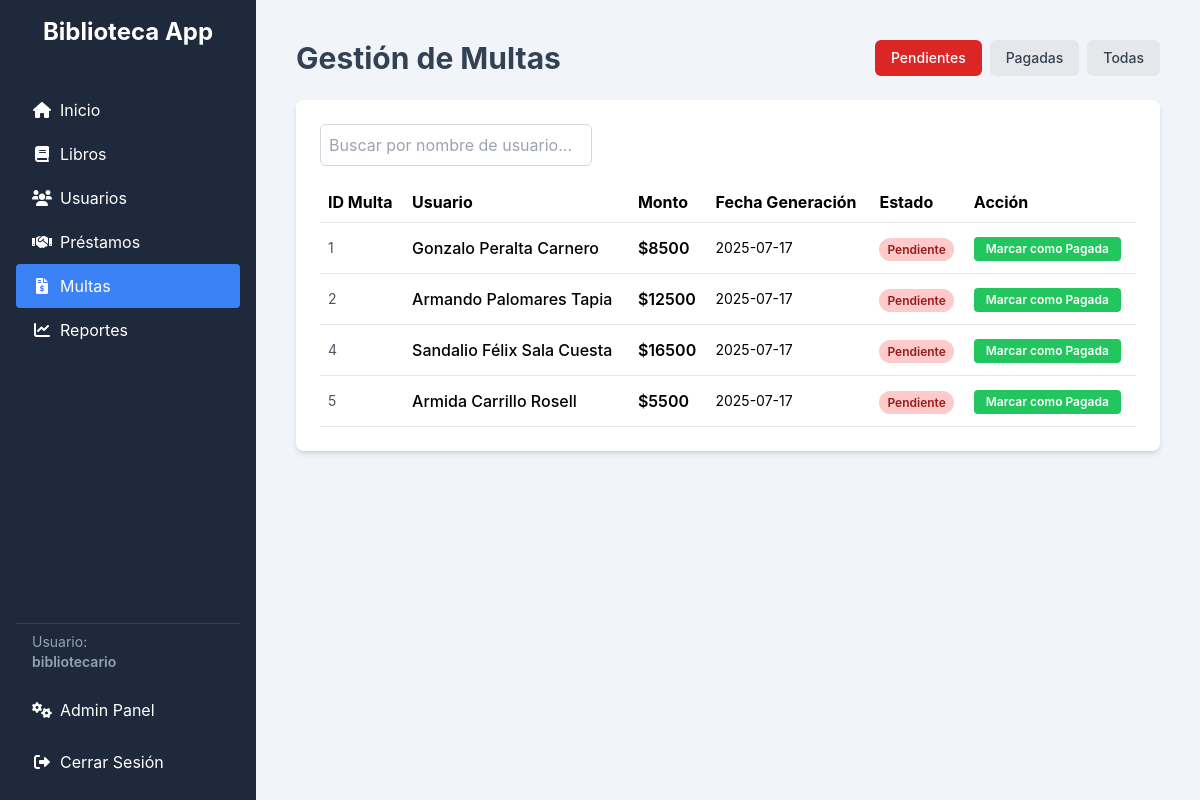
The page /multas/ (signed in) on the database its author committed.
### GestionApp/models.py (models this page shows, shortened)
class Multa(models.Model):
    id_multa = models.AutoField(primary_key=True)
    prestamo = models.OneToOneField(Prestamo, on_delete=models.CASCADE)
    usuario = models.ForeignKey(Usuario, on_delete=models.CASCADE)
    monto_multa = models.DecimalField(max_digits=10, decimal_places=2)
    fecha_generacion_multa = models.DateField(auto_now_add=True)
    fecha_pago_multa = models.DateField(blank=True, null=True)
    estado_multa = models.ForeignKey(EstadoMulta, on_delete=models.CASCADE)

class Usuario(models.Model):
    TIPO_USUARIO_CHOICES = [
        ('basica', 'Estudiante (Básica/Media)'),
        ('universitario', 'Universitario'),
        ('adulto', 'Adulto'),
    ]
    id_usuario = models.AutoField(primary_key=True)
    nombre_completo = models.CharField(max_length=255)
    correo_electronico = models.EmailField(unique=True)
    telefono = models.CharField(max_length=20, blank=True, null=True)
    direccion = models.TextField(blank=True, null=True)
    tipo_usuario = models.CharField(max_length=50, choices=TIPO_USUARIO_CHOICES, default='adulto')
    fecha_registro = models.DateField(auto_now_add=True)

class EstadoMulta(models.Model):
    id = models.AutoField(primary_key=True)
    estado_multa = models.CharField(max_length=50, unique=True)

### GestionApp/decorators.py (the view)
    def wrapper(request, *args, **kwargs):
        if 'login_usuario_id' not in request.session:
            return redirect('login')
        return function(request, *args, **kwargs)

### GestionApp/views.py (called while the page is built)
@login_required
def multas_view(request):
    estado_filtro = request.GET.get('estado', 'Pendiente')
    query = request.GET.get('q', '')
    multas = Multa.objects.select_related('usuario', 'estado_multa').all()
    if estado_filtro != 'todas':
        multas = multas.filter(estado_multa__estado_multa=estado_filtro)
    if query:
        multas = multas.filter(usuario__nombre_completo__icontains=query)
    contexto = {
        'multas': multas.order_by('-fecha_generacion_multa'),
        'estado_filtro': estado_filtro,
        'query': query
    }
    return render(request, 'GestionApp/lista_multas.html', contexto)

### GestionApp/templates/GestionApp/lista_multas.html (shortened to what this page needs)
{% extends 'GestionApp/base.html' %}
{% block content %}
<div class="flex flex-wrap items-center justify-between gap-4 mb-6">
    <h2 class="text-3xl font-bold text-slate-700">Gestión de Multas</h2>
    <div class="flex items-center gap-x-2">
        <a href="?estado=Pendiente&q={{query|default:''}}" class="px-4 py-2 text-sm font-medium rounded-md {% if estado_filtro == 'Pendiente' %}bg-red-600 text-white{% else %}bg-gray-200 text-gray-700{% endif %}">Pendientes</a>
        <a href="?estado=Pagada&q={{query|default:''}}" class="px-4 py-2 text-sm font-medium rounded-md {% if estado_filtro == 'Pagada' %}bg-green-600 text-white{% else %}bg-gray-200 text-gray-700{% endif %}">Pagadas</a>
        <a href="?estado=todas&q={{query|default:''}}" class="px-4 py-2 text-sm font-medium rounded-md {% if estado_filtro == 'todas' %}bg-gray-600 text-white{% else %}bg-gray-200 text-gray-700{% endif %}">Todas</a>
    </div>
</div>
<div class="bg-white p-6 rounded-lg shadow-md overflow-x-auto">
    <div class="mb-4">
        <form method="GET" action="">
            <input type="text" name="q" value="{{ query|default:'' }}" class="block w-full md:w-1/3 p-2 border border-gray-300 rounded-md" placeholder="Buscar por nombre de usuario...">
        </form>
    </div>
    <table class="w-full text-left">
        <thead>
            <tr class="border-b"><th class="py-2 px-2">ID Multa</th><th class="py-2 px-2">Usuario</th><th class="py-2 px-2">Monto</th><th class="py-2 px-2">Fecha Generación</th><th class="py-2 px-2">Estado</th><th class="py-2 px-2">Acción</th></tr>
        </thead>
        <tbody id="multas-table-body">
            {% for multa in multas %}
            <tr class="border-b hover:bg-gray-50">
                <td class="py-3 px-2 text-sm text-gray-600">{{ multa.id_multa }}</td>
                <td class="py-3 px-2 font-medium">{{ multa.usuario.nombre_completo }}</td>
                <td class="py-3 px-2 font-semibold">${{ multa.monto_multa|floatformat:0 }}</td>
                <td class="py-3 px-2 text-sm">{{ multa.fecha_generacion_multa|date:"Y-m-d" }}</td>
                <td class="py-3 px-2">
                    <span class="px-2 py-1 text-xs font-semibold rounded-full
                        {% if multa.estado_multa.estado_multa == 'Pagada' %}bg-green-200 text-green-800{% else %}bg-red-200 text-red-800{% endif %}">
                        {{ multa.estado_multa.estado_multa }}
                    </span>
                </td>
                <td class="py-3 px-2">
                    {% if multa.estado_multa.estado_multa == 'Pendiente' %}
                        <button class="btn-pagar text-xs bg-green-500 hover:bg-green-600 text-white font-semibold py-1 px-3 rounded" data-url="{% url 'multa_pagar' multa_id=multa.id_multa %}">
                            Marcar como Pagada
                        </button>
                    {% endif %}
                </td>
            </tr>
            {% empty %}
            <tr><td colspan="6" class="text-center py-10">No hay multas que coincidan con los filtros.</td></tr>
            {% endfor %}
        </tbody>
    </table>
</div>
{% endblock %}

### GestionApp/templates/GestionApp/base.html (shortened to what this page needs)
<!DOCTYPE html>
<html lang="es">
<head>
    <script src="https://cdn.tailwindcss.com"></script>
    <link rel="stylesheet" href="https://cdnjs.cloudflare.com/ajax/libs/font-awesome/6.0.0-beta3/css/all.min.css">
    <link href="https://cdn.jsdelivr.net/npm/select2@4.1.0-rc.0/dist/css/select2.min.css" rel="stylesheet" />
</head>
<body class="bg-slate-100">
    <div class="flex">
        <aside class="w-64 bg-slate-800 text-white min-h-screen p-4 flex flex-col">
            <div>
                <h1 class="text-2xl font-bold mb-10 text-center">Biblioteca App</h1>
                <nav>
                    <a href="{% url 'inicio' %}" class="nav-button block py-2.5 px-4 rounded {% if request.resolver_match.url_name == 'inicio' %}active{% endif %}"><i class="fas fa-home fa-fw mr-2"></i>Inicio</a>
                    <a href="{% url 'lista_libros' %}" class="nav-button block py-2.5 px-4 rounded {% if request.resolver_match.url_name == 'lista_libros' %}active{% endif %}"><i class="fas fa-book fa-fw mr-2"></i>Libros</a>
                    <a href="{% url 'lista_usuarios' %}" class="nav-button block py-2.5 px-4 rounded {% if request.resolver_match.url_name == 'lista_usuarios' %}active{% endif %}"><i class="fas fa-users fa-fw mr-2"></i>Usuarios</a>
                    <a href="{% url 'lista_prestamos' %}" class="nav-button block py-2.5 px-4 rounded {% if request.resolver_match.url_name == 'lista_prestamos' %}active{% endif %}"><i class="fas fa-handshake fa-fw mr-2"></i>Préstamos</a>
                    <a href="{% url 'lista_multas' %}" class="nav-button block py-2.5 px-4 rounded {% if request.resolver_match.url_name == 'lista_multas' %}active{% endif %}"><i class="fas fa-file-invoice-dollar fa-fw mr-2"></i>Multas</a>
                    <a href="{% url 'reportes' %}" class="nav-button block py-2.5 px-4 rounded {% if request.resolver_match.url_name == 'reportes' %}active{% endif %}"><i class="fas fa-chart-line fa-fw mr-2"></i>Reportes</a>
                </nav>
            </div>
            <div class="mt-auto">
                {% if request.session.login_usuario_nombre %}
                <div class="px-4 py-2 text-sm text-slate-400 border-t border-slate-700">
                    <p>Usuario:</p><p class="font-semibold">{{ request.session.login_usuario_nombre }}</p>
                </div>
                {% endif %}
                <a href="/admin/" target="_blank" class="nav-button block w-full text-left py-2.5 px-4 rounded mt-2 hover:bg-slate-700"><i class="fas fa-cogs fa-fw mr-2"></i>Admin Panel</a>
                <a href="{% url 'logout' %}" class="nav-button block w-full text-left py-2.5 px-4 rounded hover:bg-red-700 mt-2"><i class="fas fa-sign-out-alt fa-fw mr-2"></i>Cerrar Sesión</a>
            </div>
        </aside>
        <main class="flex-1 p-10">
            {% block content %}{% endblock %}
        </main>
    </div>
</body>
</html>

### GestionApp/templates/GestionApp/base.html (style rules this page uses)
body { font-family: 'Inter', sans-serif; }
.nav-button.active { background-color: #3b82f6; color: white; }

### rows shown on the page
Multa: id_multa "1", usuario.nombre_completo "Gonzalo Peralta Carnero", monto_multa "8500", fecha_generacion_multa "2025-07-17", estado_multa.estado_multa "Pendiente", shows "Marcar como Pagada"
Multa: id_multa "2", usuario.nombre_completo "Armando Palomares Tapia", monto_multa "12500", fecha_generacion_multa "2025-07-17", estado_multa.estado_multa "Pendiente", shows "Marcar como Pagada"
Multa: id_multa "4", usuario.nombre_completo "Sandalio Félix Sala Cuesta", monto_multa "16500", fecha_generacion_multa "2025-07-17", estado_multa.estado_multa "Pendiente", shows "Marcar como Pagada"
Multa: id_multa "5", usuario.nombre_completo "Armida Carrillo Rosell", monto_multa "5500", fecha_generacion_multa "2025-07-17", estado_multa.estado_multa "Pendiente", shows "Marcar como Pagada"

### other values the page prints
{{ request.session.login_usuario_nombre }} "bibliotecario"
